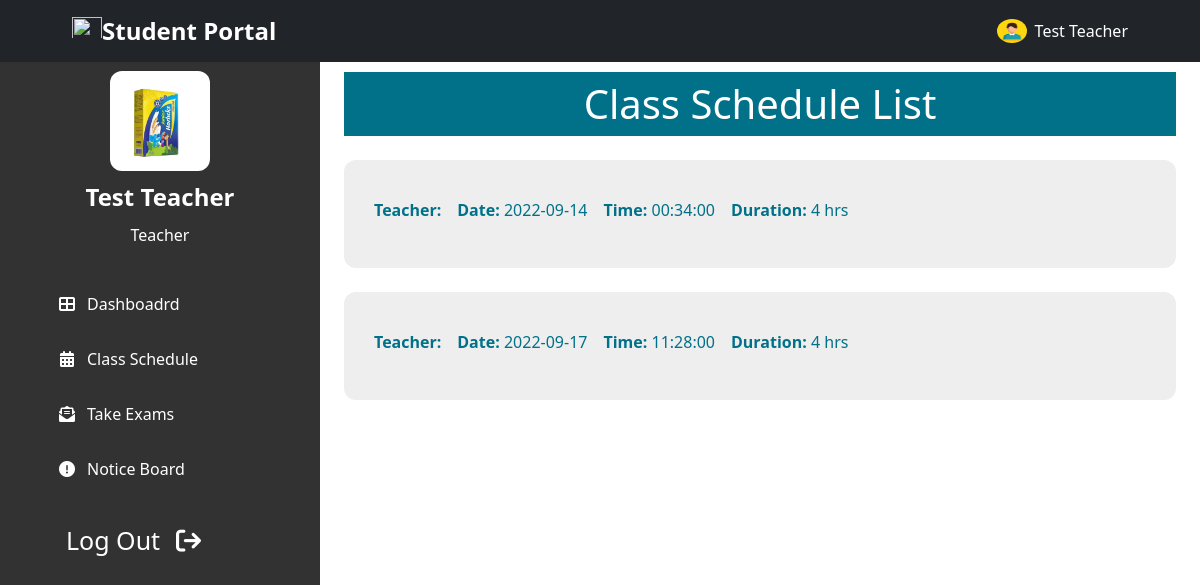
Before: /teacher/teacher_schedule.php (signed in) with the older database file.
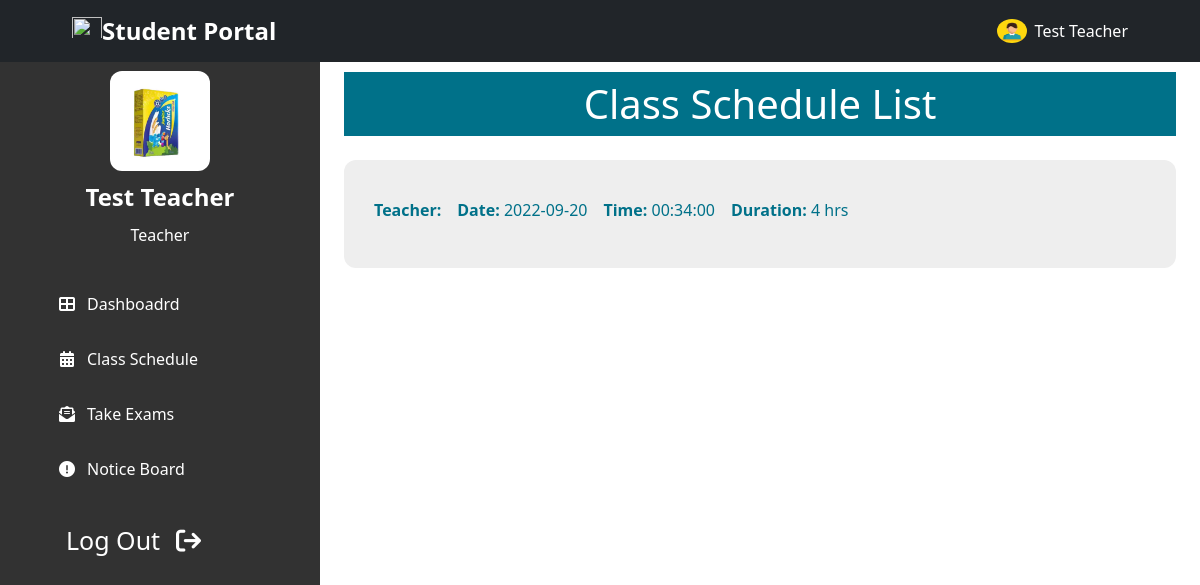
After: the same page with the newer database file.
### tables this page shows
CREATE TABLE `Teachers` (
  `id` int NOT NULL,
  `name` varchar(100) NOT NULL,
  `father` varchar(100) NOT NULL,
  `mother` varchar(100) NOT NULL,
  `image` varchar(255) DEFAULT NULL,
  `nid` bigint DEFAULT NULL,
  `birthreg` bigint DEFAULT NULL,
  `tchr_id` int NOT NULL,
  `gender` varchar(10) NOT NULL,
  `blood` varchar(5) DEFAULT NULL,
  `religion` varchar(20) DEFAULT NULL,
  `present_addr` text NOT NULL,
  `parma_addr` text NOT NULL,
  `phone` varchar(15) NOT NULL,
  `email` varchar(100) NOT NULL,
  `interests` text,
  `updated_at` timestamp NOT NULL DEFAULT CURRENT_TIMESTAMP ON UPDATE CURRENT_TIMESTAMP,
  `created_at` timestamp NOT NULL DEFAULT CURRENT_TIMESTAMP
);

CREATE TABLE `Schedule` (
  `id` int NOT NULL,
  `course_id` int NOT NULL,
  `tchr_id` int NOT NULL,
  `date` date NOT NULL,
  `time` time NOT NULL,
  `duration` int NOT NULL,
  `updated_at` timestamp NOT NULL DEFAULT CURRENT_TIMESTAMP ON UPDATE CURRENT_TIMESTAMP,
  `created_at` timestamp NOT NULL DEFAULT CURRENT_TIMESTAMP
);

CREATE TABLE `Courses` (
  `id` int NOT NULL,
  `course_name` varchar(100) NOT NULL,
  `course_code` varchar(10) NOT NULL,
  `credits` int NOT NULL,
  `semester` int NOT NULL,
  `year` int NOT NULL,
  `duration` int NOT NULL,
  `updated_at` timestamp NOT NULL DEFAULT CURRENT_TIMESTAMP ON UPDATE CURRENT_TIMESTAMP,
  `created_at` timestamp NOT NULL DEFAULT CURRENT_TIMESTAMP
);

### teacher/backend/session_check.php (called while the page is built, shortened)
<?php
    if($_SESSION['user'] != 'teacher')
    {
        header('Location: /');
    }
    else
    {
        $id = $_SESSION['id'];
        $sql = "SELECT * FROM `Teachers` WHERE `tchr_id` = $id LIMIT 1";
        $query = mysqli_query($conn, $sql);
        $tchr = mysqli_fetch_array($query, MYSQLI_ASSOC);
    }
?>

### teacher/backend/teacher_schedule.php (called while the page is built)
<?php
    $id = $_SESSION['id'];
    $sql    =   "SELECT `Schedule`.*, `Courses`.*
                FROM `Schedule` JOIN `Courses`
                WHERE `Schedule`.`course_id` = `Courses`.`id`
                AND `Schedule`.`tchr_id` = $id";
    $query  =   mysqli_query($conn, $sql);
    $shdl    =   mysqli_fetch_all($query, MYSQLI_ASSOC);
?>

### teacher/teacher_schedule.php (the view, shortened to what this page needs)
<!DOCTYPE html>
<html lang="en">
<?php
    include "teacher_head.php";
    include "backend/teacher_schedule.php";
?>
<body class="">
<?php include "../header_nav.php";?>
    <section class="header-container">
        <?php include "teacher_sidebar.php";?>
    </section>
    <section id="home-container"  class="home-container active-2">
        <div class="px-4 py-5 mt-4">
            <h1 class="common-background-2 p-2 text-center">Class Schedule List</h1>
            <?php
                if(!empty($shdl))
                {
                    foreach($shdl as $s)
                    {
            ?>
            <div class="my-4">
                <div class="common-card d-flex justify-content-between align-items-center">
                    <div>
                        <div class="d-flex flex-column flex-md-row">
                            <p class="pe-3">
                                <span class="fw-bold">Teacher:</span>
                            </p>
                            <br>
                            <p class="pe-3">
                                <span class="fw-bold">Date:</span>
                                <?php echo $s['date']; ?>
                            </p>
                            <p class="pe-3">
                                <span class="fw-bold">Time:</span>
                                <?php echo $s['time']; ?>
                            </p>
                            <p class="pe-3">
                                <span class="fw-bold">Duration:</span>
                                <?php echo $s['duration']; ?> hrs
                            </p>
                        </div>
                    </div>
                </div>
            </div>
            <?php
                        }
                    }
            ?>
        </div>
    </section>
</body>
</html>

### teacher/teacher_head.php (shortened to what this page needs)
<?php
    include 'backend/session_check.php';
?>
<head>
    <link rel="stylesheet" href="../style.css">
    <link rel="stylesheet" href="https://cdnjs.cloudflare.com/ajax/libs/font-awesome/6.0.0/css/all.min.css"
 />
    <link href="https://cdn.jsdelivr.net/npm/bootstrap@5.1.3/dist/css/bootstrap.min.css" rel="stylesheet">
    <link rel='stylesheet' href='https://fullcalendar.io/js/fullcalendar-3.1.0/fullcalendar.min.css' />
</head>

### header_nav.php (shortened to what this page needs)
<header id="header-nav">
<nav class="navbar navbar-expand-lg navbar-dark bg-dark fixed-top top-bar-padding">
    <div class="container-fluid">
        <a class="navbar-brand fw-bold fs-4" href="#"> <img src="../images/versity-logo.png" alt="" width="30" height="24" class="d-inline-block align-text-top"><span class="">Student Portal</span></a>
        <div class="d-flex text-white align-items-center">
        <img src="../images/profile.jpg" alt="" width="30" height="24" class="d-inline-block align-text-top rounded-circle">
            <p class="ps-2 mb-0">
                <?php echo $_SESSION['name']; ?>
            </p>
        </div>
        </div>
</nav>
</header>

### teacher/teacher_sidebar.php (shortened to what this page needs)
<div id="sidebar" class="common-background link-no-style sidebar active">
    <div class="container">
        <div id="sidebar-main-content" class="sidebar-main-content active">
        <div class="profile_content">
            <div class="profile">
                <div class="profile_details">
                    <img src="../images/teacher/<?php echo $tchr['image']; ?>" alt="">
                    <div class="name_job text-center">
                        <div class="name fw-bold fs-4 py-2"><?php echo $tchr['name']; ?></div>
                        <div class="job">Teacher</div>
                    </div>
                </div>
            </div>
        </div>
        <div class="">
            <ul class="nav_list p-0">
                <li class="">
                    <a class="" href="../teacher/teacher_home.php"><i class="fas fa-th-large"></i><span class="links_name">Dashboadrd</span></a>
                </li>
                <li class="">
                    <a class="" href="../teacher/teacher_schedule.php"><i class="fas fa-calendar-alt"></i><span class="links_name">Class Schedule</span></a>
                </li>
                <li class="">
                    <a class="" href="../teacher/take_exam.php"><i class="fas fa-envelope-open-text"></i><span class="links_name">Take Exams</span></a>
                </li>
                <li class="">
                    <a class="" href="../teacher/notice.php"><i class="fas fa-exclamation-circle"></i><span class="links_name">Notice Board</span></a>
                </li>
            </ul>
        </div>
        <div id="log_out" class="">
            <a class="log-out py-2 px-4" href="../backend/logout.php">Log Out<i class="fas fa-sign-out ps-3"></i></a>
        </div>
        </div>
</div>
</div>

### style.css (style rules this page uses)
body { font-family: "Roboto", sans-serif; }
.common-background { background-color: #1c1c1ce6; color: white; }
.common-background-2 { background-color: #007189; color: white; }
.link-no-style a { text-decoration: none; color: white; }
.link-no-style ul { list-style-type: none; }
.top-bar-padding { padding-left: 60px; padding-right: 60px; }
.header-container { position: relative; min-height: 100%; width: 100%; overflow-x: hidden; overflow-y: scroll; }
.sidebar { position: fixed; top: 55px; left: 0; height: 100%; overflow-y: scroll; width: 80px; padding: 6px 30px; transition: all 0.4s ease-in; }
.sidebar.active { width: 320px; }
.sidebar-main-content { visibility: hidden; opacity: 0; transition: visibility 0s ease-in-out, opacity 0.5s ease-in; }
.sidebar-main-content.active { visibility: visible; opacity: 1; }
.sidebar ul { margin-top: 20px; }
.sidebar ul li { position: relative; width: 100%; margin: 0 5px; list-style: none; line-height: 55px; }
.sidebar ul li a { display: flex; align-items: center; border-radius: 10px; transition: all 0.3s ease-in; }
.sidebar ul li a i { height: 55px; min-width: 40px; border-radius: 10px; line-height: 55px; text-align: center; }
.log-out { text-decoration: none; text-align: center; border-radius: 10px; width: 100%; }
.sidebar .profile_content .profile { position: relative; padding: 10px 6px; }
.profile_details { display: flex; flex-direction: column; align-items: center; justify-content: center; }
.profile_details img { height: 100px; width: 100px; object-fit: cover; border-radius: 12px; }
#log_out { line-height: 55px; font-size: 25px; border-radius: 12px; }
.home-container { position: absolute; height: 100%; width: calc(100% - 80px); left: 80px; top: 0%; transition: all 0.4s ease-in; }
.home-container.active-2 { width: calc(100% - 320px); left: 320px; }
.common-card { background-color: #eee; color: #007189; border-radius: 12px; padding: 30px 30px; transition: all 0.3s ease; }

Changed rows visible on the page:
no longer on this page (row edited): schedule: date "2022-09-14", time "00:34:00", course.duration "4"
no longer on this page (row edited): schedule: date "2022-09-17", time "11:28:00", course.duration "4"
added schedule: date "2022-09-20", time "00:34:00", course.duration "4"
